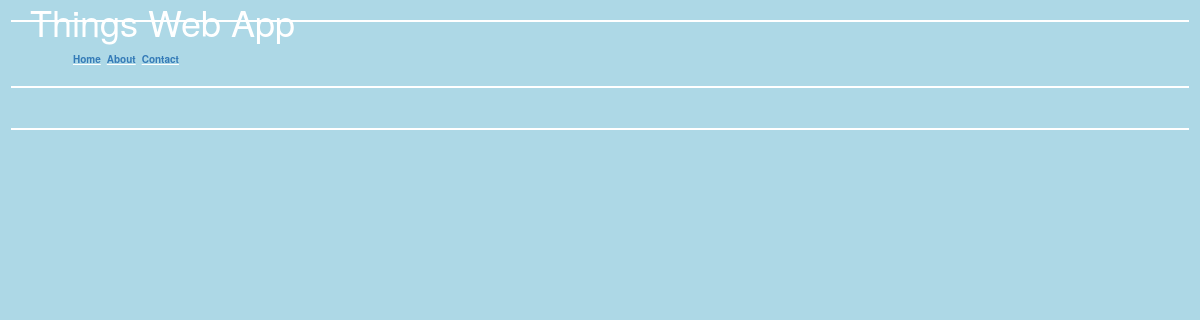
/, run on an earlier commit of the app's database.
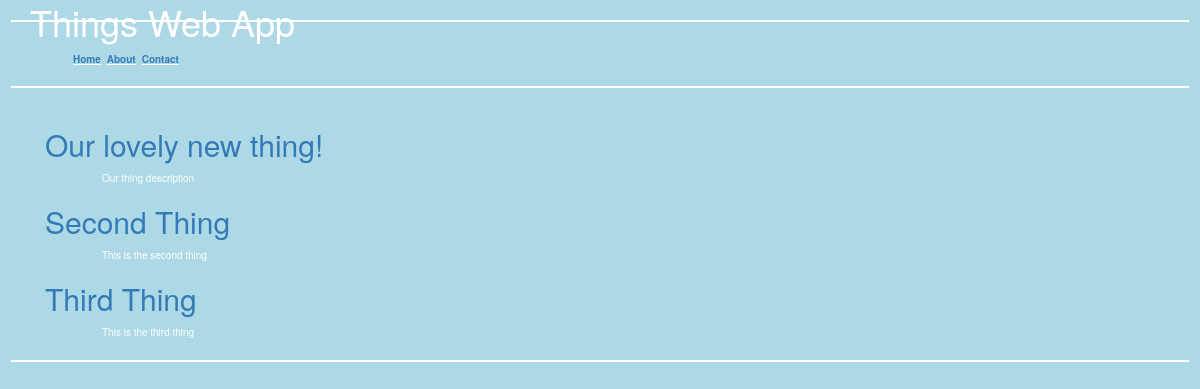
And on a later commit of the database.
### collection/models.py (models this page shows)
class Thing(models.Model):
    name = models.CharField(max_length=255)
    description = models.TextField()
    slug = models.SlugField(unique=True)

### collection/views.py (the view)
# urls.py: url(r'^$', 'collection.views.index', name='home'),
def index(request):
    things = Thing.objects.all()
    return render(request, 'index.html', {
        'things': things,
    })

### collection/templates/index.html (shortened to what this page needs)
{% extends 'layouts/base.html' %}
{% load staticfiles %}
{% block content %}
  <div class="container">
      {% for thing in things %}
        <h2><a href="{% url 'thing_detail' slug=thing.slug %}">{{ thing.name }}</a></h2>
        <p>{{ thing.description }}</p>
      {% endfor %}
  </div>
{% endblock %}

### collection/templates/layouts/base.html (shortened to what this page needs)
{% load staticfiles %}
<!DOCTYPE html>
<html>
  <head>
    <link href="{% static 'css/bootstrap.min.css' %}" rel="stylesheet">
    <link href="{% static 'css/style.css' %}" rel="stylesheet">
  </head>
  <body>
    <hr>
    <header class="container">
      <h1>Things Web App</h1>
        <nav>
          <ul>
            <li><a href="{% url 'home' %}">Home</a></li>
            <li><a href="{% url 'about' %}">About</a></li>
            <li><a href="{% url 'contact' %}">Contact</a></li>
          </ul>
        </nav>
    </header>
    <hr>
    <article class="container">
      {% block content %}{% endblock %}
    </article>
    <hr>
  </body>
</html>

### collection/static/css/style.css (style rules this page uses)
body { background-color: lightblue; color: white; font-size: 100%; }
nav ul > li { display: inline-block; text-decoration: underline; float: left; font-weight: bold; margin: auto 3px;; }
header { margin-top: -5%; }
hr { border: 1px solid white; width: 98%; }
p { margin: 0 5%;; }

What changed in the data, as far as the page shows it:
added Thing: name "Our lovely new thing!", description "Our thing description"
added Thing: name "Second Thing", description "This is the second thing"
added Thing: name "Third Thing", description "This is the third thing"
